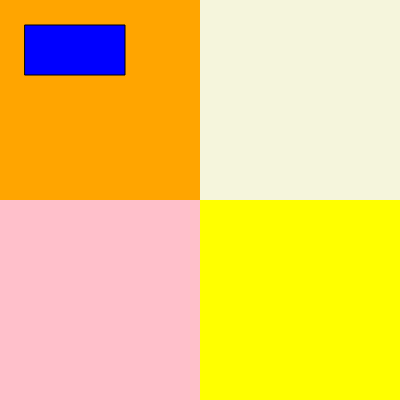
Frame 1 (no input)
Frame 60 (no input): identical to frame 1, image omitted
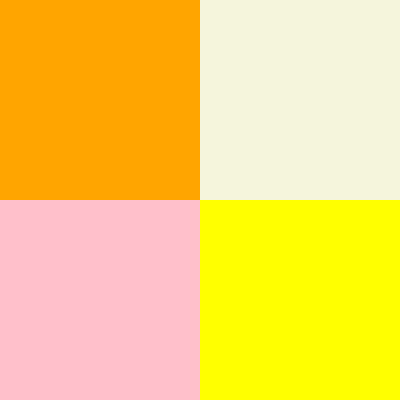
Frame 120 (the mouse pressed at the canvas centre since frame 60)

The p5.js sketch that drew these frames (run headless with seeded random() and noise() and a simulated clock; from frame 60 on, the mouse is pressed at the canvas centre):

// p5.js sketch
// ── sketch.js
// Donghyun Kang
// Track Mouse in 4 Squares Exercise
// CS099
// Spring 2020


function setup() {
  createCanvas(400, 400);
}

function draw() {
  background(220);
  
  let x = mouseX;
  let y = mouseY;
  
  let horizontal = width / 2;
  let vertical = height / 2;
  push();
   noStroke();
   fill('beige');
   rect(horizontal,0,horizontal,vertical);
   fill('orange');
   rect(0,0,horizontal,vertical);
   fill('pink');
   rect(0,horizontal,horizontal,vertical);
   fill('yellow');
   rect(horizontal,horizontal,horizontal,vertical);
  pop();
  
  fill('Blue');
  if(x < horizontal && y < vertical) {
    rect(horizontal/8,vertical/8,horizontal/2,vertical/4);
  }else if(x > horizontal && y < vertical){
  ellipse(12*horizontal/8,3*vertical/8,horizontal/2,vertical/4);
  }else if(x < horizontal && y > vertical){
    circle(3*horizontal/8,12*vertical/8,horizontal/2);
  }else if(x > horizontal && y > vertical){
    square(10*horizontal/8,10*vertical/8,horizontal/2); 
  }else{
    console.log('Please select area');
  }
}
